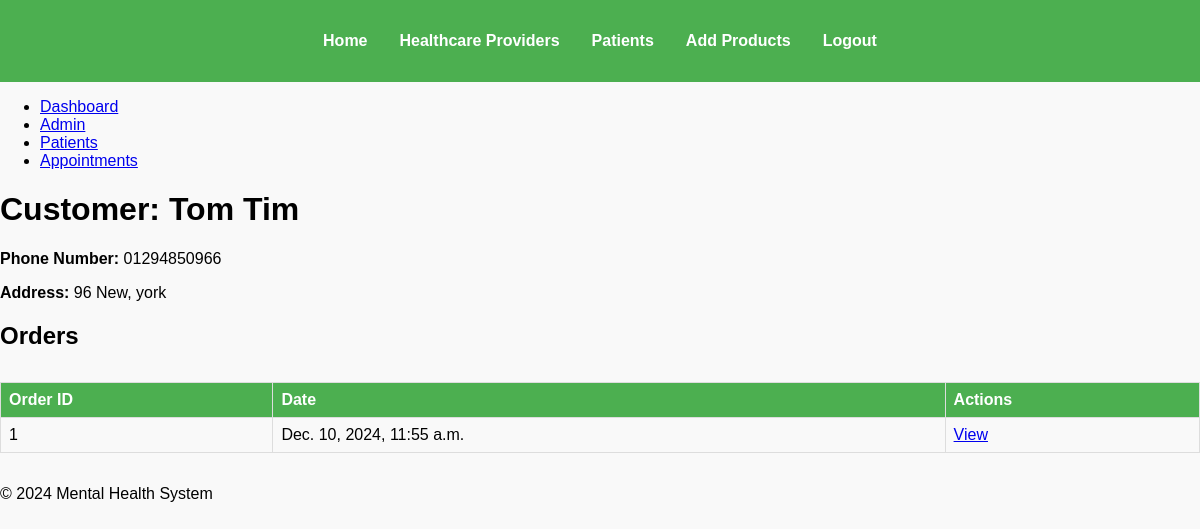
Screenshot of /customers/1/ with the database file from the repository.
### records_app/models.py (models this page shows, shortened)
class Customer(models.Model):
    first_name = models.CharField(max_length=100)
    last_name = models.CharField(max_length=100)
    phone_number = models.CharField(max_length=15)
    address = models.TextField()

class Order(models.Model):
    customer = models.ForeignKey(Customer, on_delete=models.CASCADE)
    order_date = models.DateTimeField(auto_now_add=True)

### records_app/views.py (the view)
# urls.py: path('customers/<int:customer_id>/', views.customer_detail, name='customer_detail'),
def customer_detail(request, customer_id):
    customer = get_object_or_404(Customer, id=customer_id)
    orders = Order.objects.filter(customer=customer)
    return render(request, 'providers/customers/customer_detail.html', {'customer': customer, 'orders': orders})

### records_app/templates/providers/customers/customer_detail.html (shortened to what this page needs)
{% extends "base.html" %}
{% block content %}
<h1>Customer: {{ customer.first_name }} {{ customer.last_name }}</h1>
<p><strong>Phone Number:</strong> {{ customer.phone_number }}</p>
<p><strong>Address:</strong> {{ customer.address }}</p>
<h2>Orders</h2>
<table>
    <thead>
        <tr>
            <th>Order ID</th>
            <th>Date</th>
            <th>Actions</th>
        </tr>
    </thead>
    <tbody>
        {% for order in orders %}
        <tr>
            <td>{{ order.id }}</td>
            <td>{{ order.order_date }}</td>
            <td>
                <a href="{% url 'order_detail' order.id %}">View</a>
            </td>
        </tr>
        {% endfor %}
    </tbody>
</table>
{% endblock %}

### records_app/static/css/styles.css (style rules this page uses)
body { font-family: Arial, sans-serif; margin: 0; padding: 0; background-color: #f9f9f9; }
table { width: 100%; border-collapse: collapse; margin: 2rem 0; }
table th, table td { border: 1px solid #ddd; padding: 8px; text-align: left; }
table th { background-color: #4CAF50; color: white; }

### rows the page displays
Customer: first_name "Tom", last_name "Tim", phone_number "01294850966", address "96 New, york"
Order: id "1", order_date "Dec. 10, 2024, 11:55 a.m."
